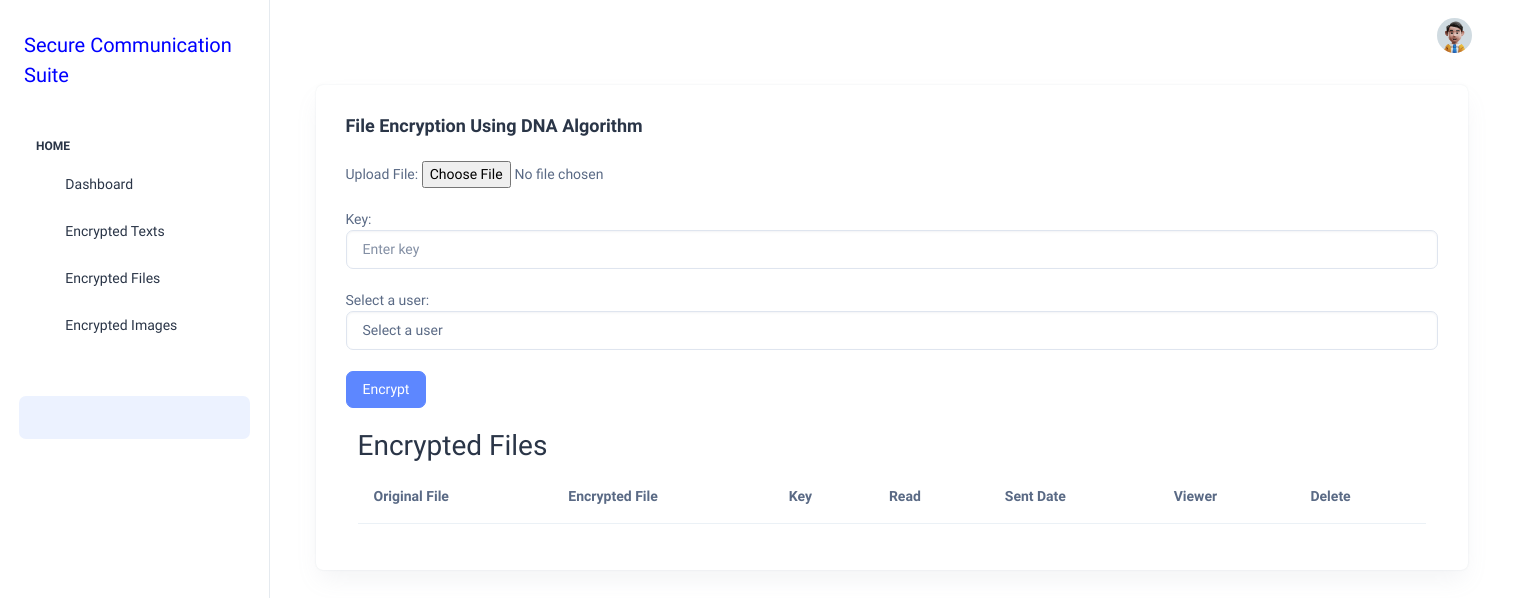
Before: /file_enc with the older database file.
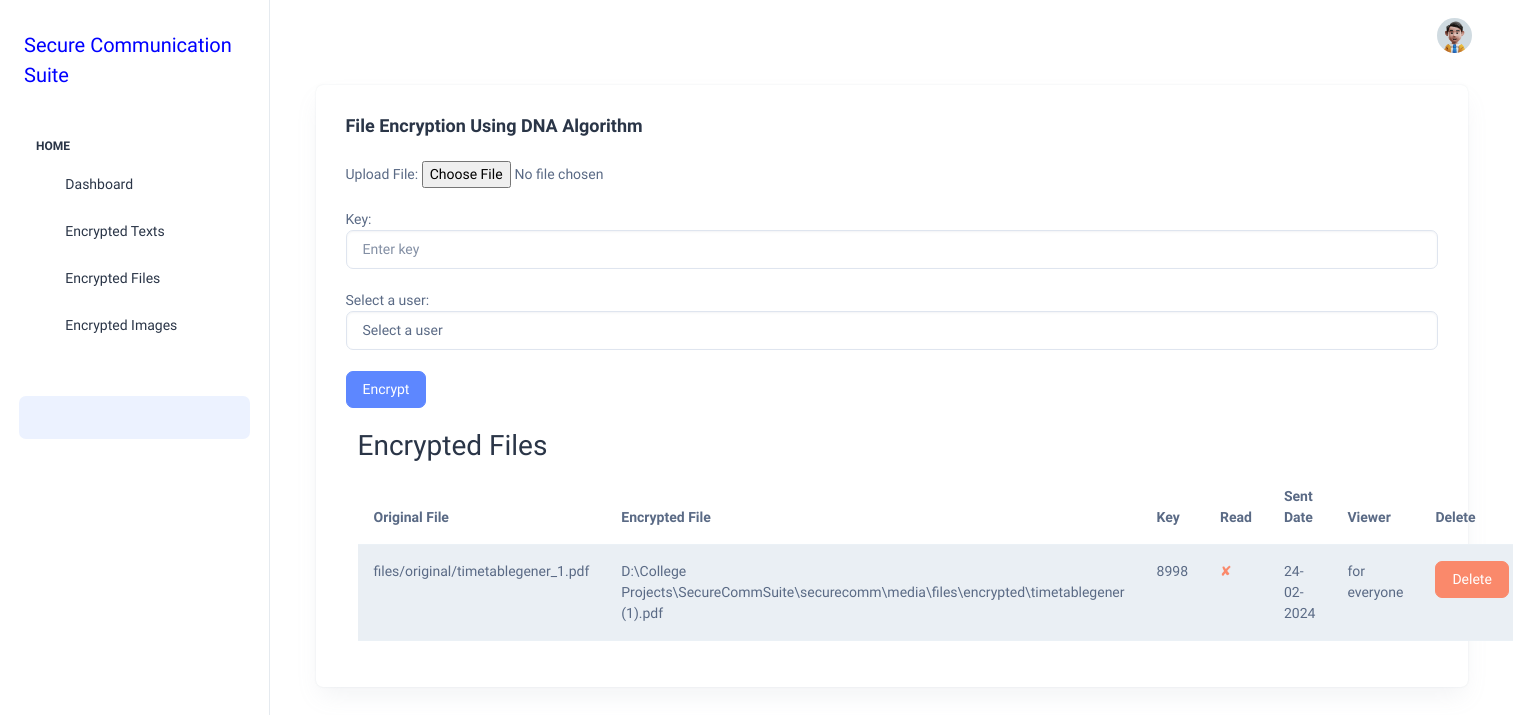
After: the same page with the newer database file.
### securecommapp/models.py (models this page shows, shortened)
class File(models.Model):
    original_file = models.FileField(upload_to='files/original/')  # Field for storing the original file
    encrypted_file = models.FileField(upload_to='files/encrypted/')  # Field for storing the encrypted file
    key = models.CharField(max_length=255)  # Field for storing the encryption key
    read = models.BooleanField(default=False)  # Field for marking if the file has been read
    user_name = models.CharField(max_length=255, null=True, blank=True)  # Field for storing the username or "for everyone"
    date = models.DateTimeField(auto_now_add=True)  # Automatic date field

### securecommapp/views.py (the view)
# urls.py: path('file_enc', views.file_enc, name='file_enc'),
def file_enc(request):
    files = File.objects.all()
    if request.method == 'POST':
        uploaded_file = request.FILES.get('file')
        key = request.POST.get('key', '')
        user_name = request.POST.get('dropdown', '')
        if not uploaded_file or not key or not user_name:
            messages.error(request, 'Please fill in all fields.')
            return redirect('file_enc')
        if uploaded_file.name.endswith('.docx'):
            messages.error(request, 'Unsupported file format. Please upload a .pdf file.')
            return redirect('file_enc')
        elif uploaded_file.name.endswith('.pdf'):
            with uploaded_file.open('rb') as f:
                pdf_reader = PdfReader(f)
                content = ''
                for page in pdf_reader.pages:
                    content += page.extract_text()
                encrypted_content = encrypt(content)
                lines = chunk_text(encrypted_content, 35)
                output_pdf = BytesIO()
                c = canvas.Canvas(output_pdf)
                y_coordinate = 800  # Starting y-coordinate
                for line in lines:
                    c.drawString(100, y_coordinate, line)  # Adjust x-coordinate as needed
                    y_coordinate -= 20  # Adjust line spacing as needed
                c.save()
                output_directory = os.path.join(settings.MEDIA_ROOT, 'files', 'encrypted')
                os.makedirs(output_directory, exist_ok=True)
                encrypted_file_path = os.path.join(output_directory, uploaded_file.name)  # You can modify the file name as needed
                with open(encrypted_file_path, 'wb') as encrypted_file:
                    encrypted_file.write(output_pdf.getvalue())
                file_object = File.objects.create(
                    original_file=uploaded_file,
                    encrypted_file=encrypted_file_path,
                    key=key,
                    user_name=user_name
                )
                context = {
                    'original_file_name': uploaded_file.name,
                    'encrypted_file_content': encrypted_content,
                    'key': key,
                    'user_name': user_name,
                }
                return redirect('file_enc')
        else:
            messages.error(request, 'Unsupported file format. Please upload a .pdf file.')
            return redirect('file_enc')
    else:
        users = User.objects.filter(is_superuser=False)
        return render(request, 'encadmin/file_enc.html', {'users': users, 'files': files})

### securecommapp/templates/encadmin/file_enc.html (shortened to what this page needs)
{% extends 'encadmin/base.html' %}
{% load static %}
{% block content %}
<div class="container-fluid">
    <div class="card">
      <div class="card-body">
        <h5 class="card-title fw-semibold mb-4">File Encryption Using DNA Algorithm</h5>
        <form method="post" action="#" enctype="multipart/form-data">
            <div class="form-group">
                <label for="file">Upload File:</label>
                <input type="file" class="form-control-file" id="file" name="file" accept=".docx, .pdf">
            </div>
            <br>
            <div class="form-group">
                <label for="key">Key:</label>
                <input type="text" class="form-control" id="key" name="key" placeholder="Enter key">
            </div>
            <br>
            <div class="form-group">
                <label for="dropdown">Select a user:</label>
                <select class="form-control" id="dropdown" name="dropdown">
                    <option value="">Select a user</option>
                </select>
            </div>
            <br>
            <button type="submit" class="btn btn-primary">Encrypt</button>
        </form>
        <br>
        <div class="container">
            <h2>Encrypted Files</h2>
            <table class="table table-striped">
              <thead>
                <tr>
                  <th>Original File</th>
                  <th>Encrypted File</th>
                  <th>Key</th>
                  <th>Read</th>
                  <th>Sent Date</th>
                  <th>Viewer</th>
                  <th>Delete</th>
                </tr>
              </thead>
              <tbody>
                {% for text in files %}
                <tr>
                  <td>
                    {{ text.original_file }}
                </td>
                <td>
                    {{ text.encrypted_file }}
                </td>
                  <td>{{ text.key }}</td>
                  <td>
                    {% if text.read %}
                      <span class="text-success">&#10004;</span>
                    {% else %}
                      <span class="text-danger">&#10008;</span>
                    {% endif %}
                  </td>
                  <td>{{ text.date|date:"d-m-Y" }}</td>
                  <td>{{ text.user_name }}</td>
                  <td><a href="{% url 'delete_file' text.pk %}" class="btn btn-danger">Delete</a></td>
                </tr>
                {% endfor %}
              </tbody>
            </table>
          </div>
    </div>
    </div>
</div>
<br>
<br>
{% endblock %}

Changed rows visible on the page:
added File: original_file "files/original/timetablegener_1.pdf", encrypted_file "D:\\College Projects\\SecureCommSuite\\securecomm\\media\\files\\encrypted\\timetablegener (1).pdf", key "8998", date "24-02-2024", user_name "for everyone"
